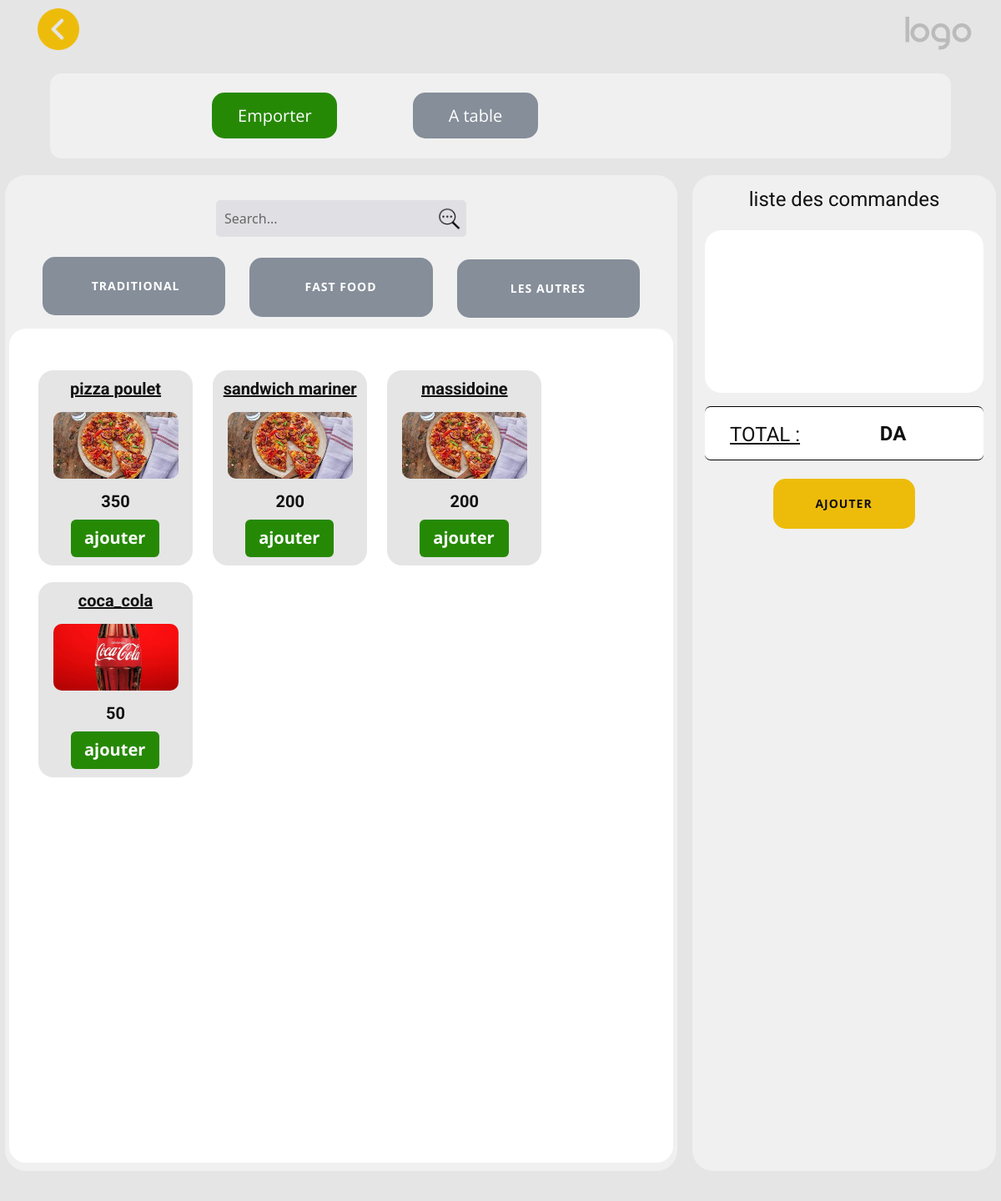
The app's page /ajouter-command, older data.
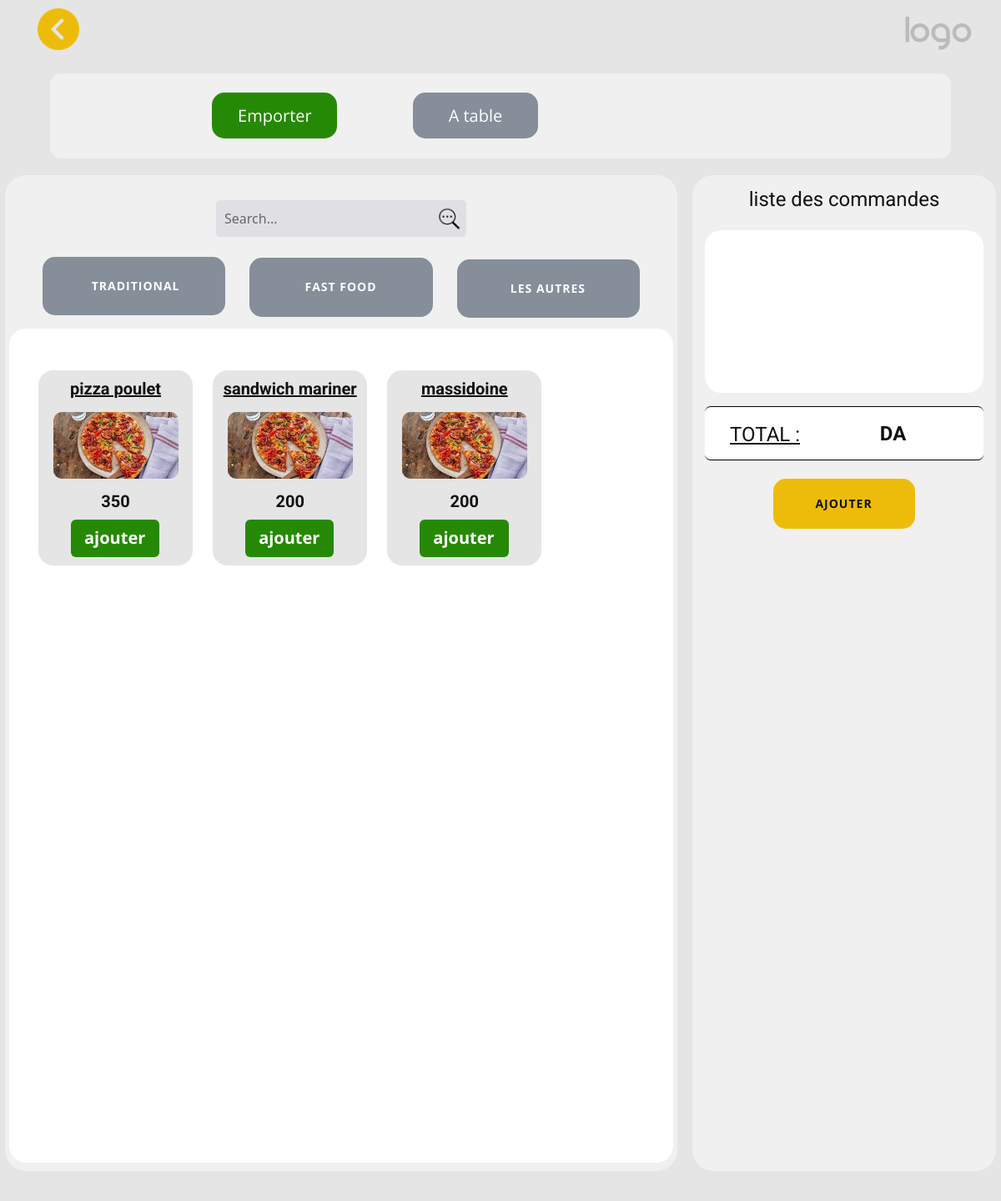
The same page, newer data.
### main/models.py (models this page shows, shortened)
class Products(models.Model):
    prodCatChoices = [
        ('1', 'Traditionel'),
        ('2', 'Modern'),
        ('3', 'Boissant')
    ]
    prodName = models.CharField(max_length=30,null=False,help_text='entrer le nom de produit',verbose_name='nom de produit')
    prodPrix = models.IntegerField(null=False,help_text='prix de produit',verbose_name='prix de produit')
    prodCat = models.IntegerField(choices=prodCatChoices,null=False,help_text='choisit la categorie de ce produit',verbose_name='categorie de produit')
    isActive = models.BooleanField(help_text='activer ou desactiver ce produit', verbose_name='status de produit',default=True)
    img=models.ImageField(default='default.jpg',upload_to='profile_pics')
    deleted=models.BooleanField(default=False)

### main/views.py (the view, shortened to what this page needs)
# urls.py: path('ajouter-command', ajouterEditCommandView, name='ajouter-command'),
def ajouterEditCommandView(request):
    context = {}
    context['prods'] = Products.objects.all()
    context['pageType'] = 'Ajouter Command'
    if 'edit' in request.POST:
        context['pageType'] = 'Editer Command'
        comm=Command.objects.get(id=request.POST['edit'])
        context['comm'] = comm
        commQnt = eval(comm.prods_quantity)
        context['commQnt'] = commQnt
    return render(request,"main/ajouter_commande2.html",context) #lazm nzid redirect ll prev page w hadi lzmha session bch na3raf type ta3 luser
    """ return render(request,"main/ajouterEditerComm.html",context) """

### main/templates/main/ajouter_commande2.html (shortened to what the changed rows need)
<!DOCTYPE html>
<html style="font-size: 16px;" lang="en"><head>
    {% load static %}
    <link rel="stylesheet" href="{% static 'nicepage.css' %}" media="screen">
<link rel="stylesheet" href="{% static 'ajouter_commande2.css' %}"  media="screen">
<link rel="stylesheet" href="{% static 'header.css' %}"  media="screen">
  <meta data-intl-tel-input-cdn-path="intlTelInput/"></head>
  <body class="u-body u-xxl-mode" data-lang="en">
<section class="u-clearfix u-grey-10 u-section-1" id="sec-b75f">
  <div class="u-clearfix u-sheet u-sheet-1">
        <div class="u-clearfix u-gutter-18 u-layout-wrap u-layout-wrap-1">
          <div class="u-layout">
            <div class="u-layout-row">
              <div class="u-container-style u-grey-5 u-layout-cell u-opacity u-opacity-90 u-radius-25 u-shape-round u-size-41 u-layout-cell-1">
                <div class="u-container-layout u-valign-bottom-xs u-container-layout-2">
                  <div class="u-container-style u-expanded-width u-group u-radius-20 u-shape-round u-white u-group-4">
                    <div class="u-container-layout u-container-layout-5" id="products_list">
                      {% for prod in prods %}
                      <div class="u-container-style u-grey-10 u-group u-radius-18 u-shape-round u-group-5">
                        <div class="u-container-layout u-container-layout-6">
                          <h5 class="u-align-center u-text u-text-1">{{prod.prodName}}<br>
                          </h5>
                          <img class="u-align-center u-image u-image-round u-radius-10 u-image-1" src="{{prod.img.url}}" alt="" data-image-width="1280" data-image-height="891">
                          <h4 class="u-align-center u-text u-text-2">{{prod.prodPrix}}<br>
                          </h4>
                          <button id="addprod" value="{{prod.id}},{{prod.prodName}},{{prod.prodPrix}},{{prod.img.url}}" onclick="insertNewPlats(this.value)" class="u-active-custom-color-4 u-border-none u-btn u-btn-round u-button-style u-custom-color-2 u-hover-custom-color-3 u-radius-6 u-btn-7">ajouter<br>
                          </button>
                        </div>
                      </div>
                      {% endfor %}
                    </div>
                  </div>
                </div>
              </div>
            </div>
          </div>
        </div>
      </div>
    </section>
</body>
</html>

Row changes from the older to the newer data that the page shows:
removed Products: prodName "coca_cola", img (picture), prodPrix "50"
